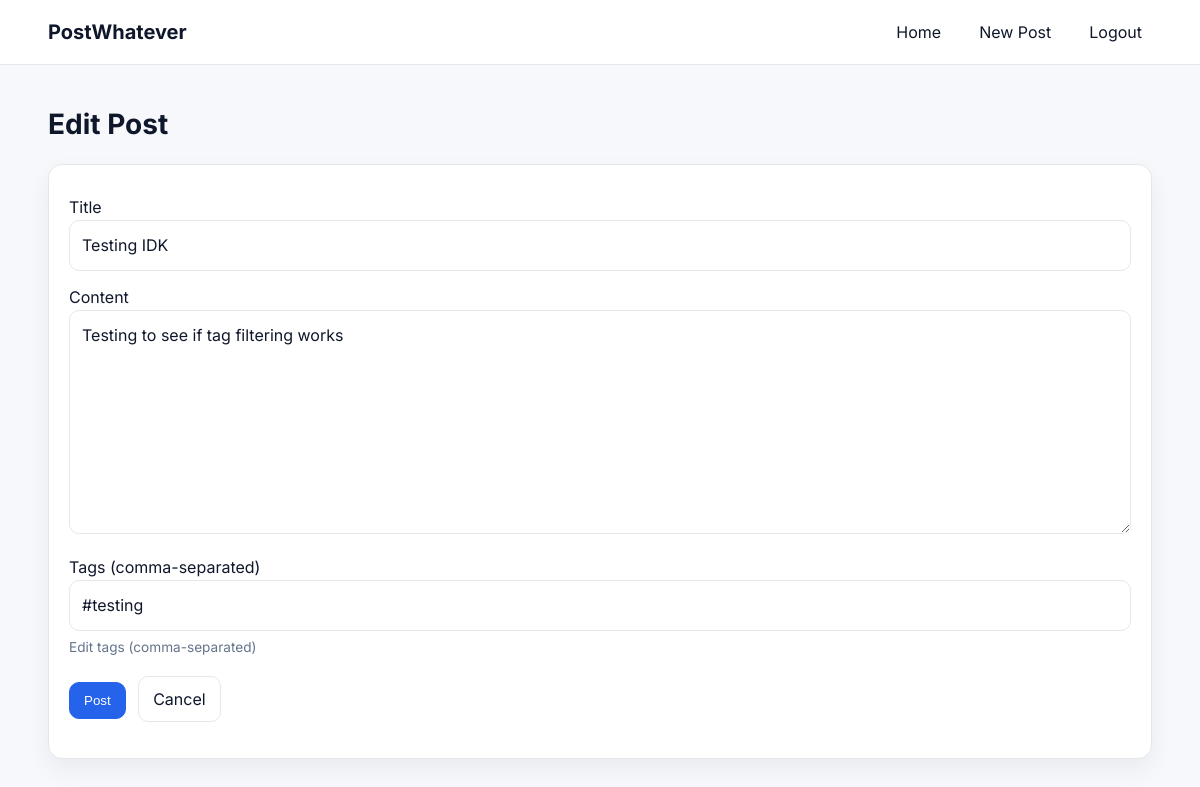
Page /post/7/edit (signed in) on the earlier database version.
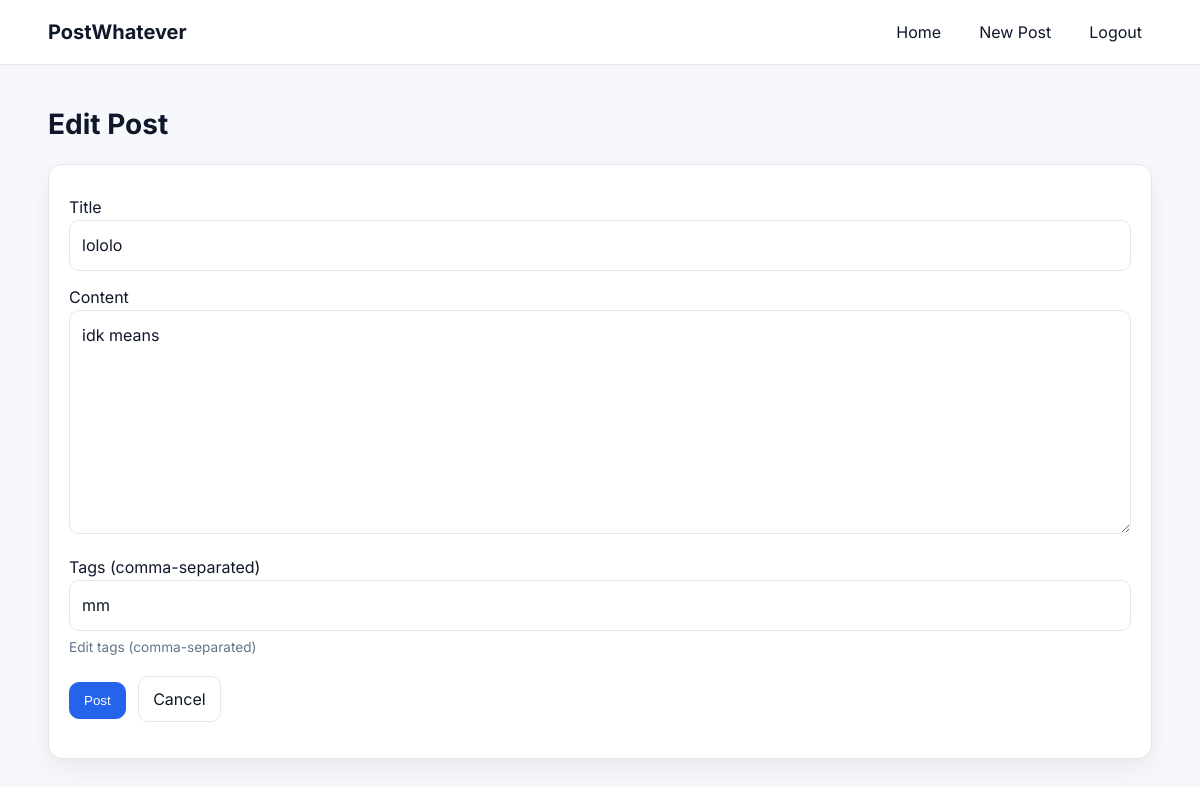
Same page on the later database version.
### app/models.py (models this page shows)
class Post(db.Model):
    id = db.Column(db.Integer, primary_key=True)
    title = db.Column(db.String(100), nullable=False)
    content = db.Column(db.Text, nullable=False)
    date_posted = db.Column(db.DateTime, default=datetime.utcnow)
    user_id = db.Column(db.Integer, db.ForeignKey('user.id'), nullable=False)
    comments = db.relationship('Comment', backref='post', lazy=True, cascade="all, delete")
    likes = db.relationship('Like', backref='post', lazy='dynamic', cascade="all, delete")
    tags = db.relationship('Tag', secondary=post_tags, backref=db.backref('posts', lazy='dynamic'))

### app/views.py (the view, shortened to what this page needs)
@app.route('/post/<int:post_id>/edit', methods=['GET', 'POST'])
@login_required
def edit_post(post_id):
    post = Post.query.get_or_404(post_id)
    if post.author != current_user:
        abort(403)
    form = PostForm()
    form.title.data = post.title
    form.content.data = post.content
    form.tags.data = ', '.join([tag.name for tag in post.tags])
    return render_template('edit_post.html', form=form, post=post)

### app/forms.py
class PostForm(FlaskForm):
    title = StringField('Title', validators=[DataRequired(), Length(max=100)])
    content = TextAreaField('Content', validators=[DataRequired()])
    tags = StringField('Tags (comma-separated)')
    submit = SubmitField('Post')

### app/__init__.py (called while the page is built)
@login_manager.user_loader
def load_user(user_id):
    from .models import User
    return User.query.get(int(user_id))

@app.context_processor
def inject_csrf():
    return dict(csrf_token=generate_csrf)

@app.after_request
def set_csrf_cookie(response):
    response.set_cookie(
        "csrf_token",
        generate_csrf(),
        samesite="Lax",
        secure=False
    )
    return response

### app/templates/edit_post.html (shortened to what this page needs)
{% extends "base.html" %}
{% block content %}
<h1 class="page-title">Edit Post</h1>
<div class="card">
  <form method="POST" novalidate>
    <div class="form-group" style="margin-bottom:14px;">
      {{ form.title.label }}
      {{ form.title(size=50, class="form-input") }}
    </div>
    <div class="form-group" style="margin-bottom:14px;">
      {{ form.content.label }}
      {{ form.content(rows=8, cols=50, class="form-input") }}
    </div>
    <div class="form-group" style="margin-bottom:14px;">
      {{ form.tags.label }}
      {{ form.tags(class="form-input") }}
      <small class="form-text" style="color:var(--muted); display:block; margin-top:6px;">
        Edit tags (comma-separated)
      </small>
    </div>
    <div class="form-group" style="margin-top:18px;">
      <button type="submit" class="btn btn-primary">{{ form.submit.label.text or 'Save changes' }}</button>
      <a href="{{ url_for('post_detail', post_id=post.id) }}" class="btn" style="margin-left:8px; border:1px solid var(--border); background:#fff;">Cancel</a>
    </div>
  </form>
</div>
{% endblock %}

Differences in the rows shown:
changed Post: title "Testing IDK" → "lololo"; content "Testing to see if tag filtering works" → "idk means"
Other differences:
form field tags: "#testing" → "mm"
